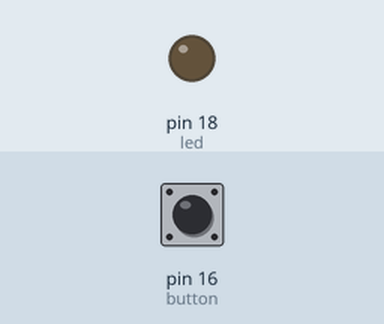
Recording of a program running on a simulated MicroPython board. Shown: output pins drawn as LEDs (lit = HIGH). Inputs (shaded band) come from the test bench; at power-on: pin 16 (button) LOW.

Above: at 1.2 s.
1.3 s: pin 16 (button) pulled HIGH for 0.15 s
At 2.2 s:
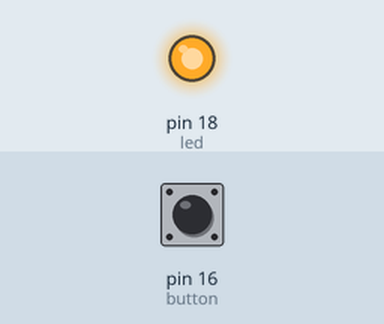
4.3 s: pin 16 (button) pulled HIGH for 1 s
At 6.2 s:
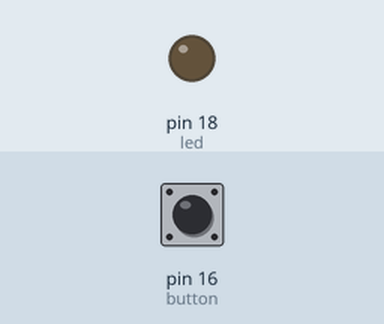
7.3 s: pin 16 (button) pulled HIGH for 3.2 s
At 7.98 s:
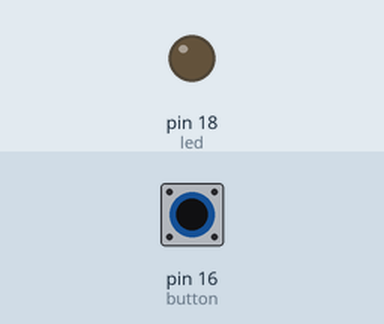
Timing chart, 0 to 12.4 s (numbered marks = the images above; inputs shaded):
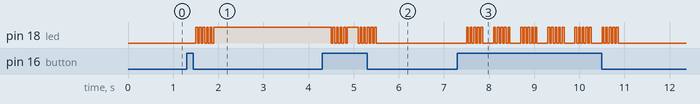

Measured:
- after the input at 1.3 s, pin 18 (led): alternates HIGH for 0.04 s and LOW for 0.04 s, 11 changes in all, then stays HIGH, starting after 0.20 s
- after the input at 4.3 s, pin 18 (led): goes 4 × (LOW 0.04 s, HIGH 0.04 s), LOW 0.04 s, HIGH 0.24 s, 5 × (LOW 0.04 s, HIGH 0.04 s), then LOW, starting after 0.20 s
- after the input at 7.3 s, pin 18 (led): LOW → HIGH after 0.20 s, then repeats every 0.60 s: 4 × (LOW 0.04 s, HIGH 0.04 s), LOW 0.24 s, HIGH 0.04 s, until it stays LOW from 10.9 s

The program:

main_bonus_1.py
```python
from machine import Pin, Timer
import utime

led = Pin(18, Pin.OUT)
button = Pin(16, Pin.IN)

global Mode
Mode = 0

def tick(timer):
    if button.value() == 1:
        utime.sleep_ms(200)
        changeSpeed()
        global Mode
        Mode += 1

def changeSpeed():
    i = 0
    for i in range(10):
        led.value(not led.value())
        utime.sleep_ms(40)


Timer().init(freq=10000, mode=Timer.PERIODIC, callback=tick)

while True:
    if Mode == 1:
        led.value(not led.value())
        utime.sleep_ms(1000)
    elif Mode == 2:
        led.value(not led.value())
        utime.sleep_ms(250)
    elif Mode > 2 & Mode != 0:
        led.value(0)
        Mode = 0
```
